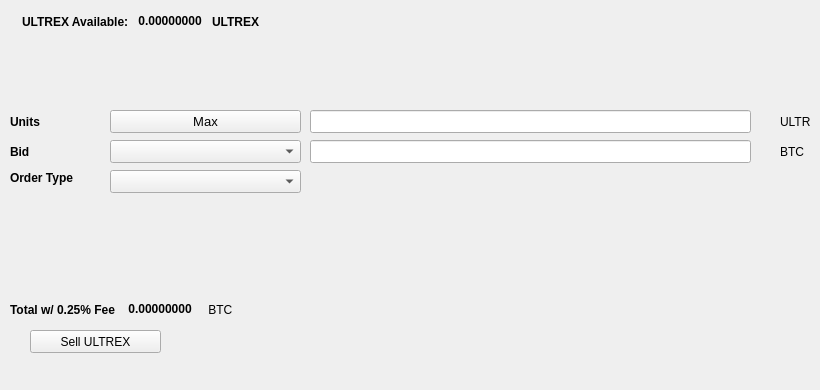
   <widget class="QWidget" name="SellTab">
    <attribute name="title">
     <string>Sell</string>
    </attribute>
    <widget class="QLabel" name="label_16">
     <property name="geometry">
      <rect>
       <x>780</x>
       <y>140</y>
       <width>31</width>
       <height>23</height>
      </rect>
     </property>
     <property name="text">
      <string>BTC</string>
     </property>
    </widget>
    <widget class="QComboBox" name="SellBidcomboBox">
     <property name="geometry">
      <rect>
       <x>110</x>
       <y>140</y>
       <width>191</width>
       <height>23</height>
      </rect>
     </property>
     <property name="font">
      <font>
       <pointsize>10</pointsize>
      </font>
     </property>
    </widget>
    <widget class="QLabel" name="label_18">
     <property name="geometry">
      <rect>
       <x>10</x>
       <y>110</y>
       <width>46</width>
       <height>23</height>
      </rect>
     </property>
     <property name="font">
      <font>
       <weight>75</weight>
       <bold>true</bold>
      </font>
     </property>
     <property name="text">
      <string>Units</string>
     </property>
    </widget>
    <widget class="QPushButton" name="Sell_Max_Amount">
     <property name="geometry">
      <rect>
       <x>110</x>
       <y>110</y>
       <width>191</width>
       <height>23</height>
      </rect>
     </property>
     <property name="font">
      <font>
       <pointsize>10</pointsize>
      </font>
     </property>
     <property name="text">
      <string>Max</string>
     </property>
    </widget>
    <widget class="QLabel" name="label_20">
     <property name="geometry">
      <rect>
       <x>10</x>
       <y>170</y>
       <width>91</width>
       <height>16</height>
      </rect>
     </property>
     <property name="font">
      <font>
       <weight>75</weight>
       <bold>true</bold>
      </font>
     </property>
     <property name="text">
      <string>Order Type</string>
     </property>
    </widget>
    <widget class="QComboBox" name="SellOrdertypeCombo">
     <property name="geometry">
      <rect>
       <x>110</x>
       <y>170</y>
       <width>191</width>
       <height>23</height>
      </rect>
     </property>
     <property name="font">
      <font>
       <pointsize>10</pointsize>
      </font>
     </property>
    </widget>
    <widget class="QLabel" name="label_21">
     <property name="geometry">
      <rect>
       <x>10</x>
       <y>140</y>
       <width>46</width>
       <height>23</height>
      </rect>
     </property>
     <property name="font">
      <font>
       <weight>75</weight>
       <bold>true</bold>
      </font>
     </property>
     <property name="text">
      <string>Bid</string>
     </property>
    </widget>
    <widget class="QLabel" name="label_22">
     <property name="geometry">
      <rect>
       <x>780</x>
       <y>110</y>
       <width>31</width>
       <height>23</height>
      </rect>
     </property>
     <property name="text">
      <string>ULTREX</string>
     </property>
    </widget>
    <widget class="QLineEdit" name="UnitsInputULTREX">
     <property name="geometry">
      <rect>
       <x>310</x>
       <y>110</y>
       <width>441</width>
       <height>23</height>
      </rect>
     </property>
     <property name="font">
      <font>
       <pointsize>9</pointsize>
       <weight>75</weight>
       <bold>true</bold>
      </font>
     </property>
    </widget>
    <widget class="QLineEdit" name="SellBidPriceEdit">
     <property name="geometry">
      <rect>
       <x>310</x>
       <y>140</y>
       <width>441</width>
       <height>23</height>
      </rect>
     </property>
     <property name="font">
      <font>
       <pointsize>9</pointsize>
       <weight>75</weight>
       <bold>true</bold>
      </font>
     </property>
    </widget>
    <widget class="QPushButton" name="SellULTREXBTN">
     <property name="geometry">
      <rect>
       <x>30</x>
       <y>330</y>
       <width>131</width>
       <height>23</height>
      </rect>
     </property>
     <property name="text">
      <string>Sell ULTREX</string>
     </property>
     <property name="icon">
      <iconset resource="../ultrachaint">
       <normaloff>:/icons/bitcoin</normaloff>:/icons/bitcoin</iconset>
     </property>
    </widget>
    <widget class="QWidget" name="layoutWidget3">
     <property name="geometry">
      <rect>
       <x>22</x>
       <y>12</y>
       <width>258</width>
       <height>19</height>
      </rect>
     </property>
     <layout class="QHBoxLayout" name="horizontalLayout">
      <item>
       <widget class="QLabel" name="label232_2">
        <property name="font">
         <font>
          <weight>75</weight>
          <bold>true</bold>
         </font>
        </property>
        <property name="text">
         <string>ULTREX Available:</string>
        </property>
       </widget>
      </item>
      <item>
       <widget class="QLabel" name="ULTREXAvailableLabel">
        <property name="palette">
         <palette>
          <active>
           <colorrole role="WindowText">
            <brush brushstyle="SolidPattern">
             <color alpha="255">
              <red>0</red>
              <green>0</green>
              <blue>0</blue>
             </color>
            </brush>
           </colorrole>
           <colorrole role="Button">
            <brush brushstyle="SolidPattern">
             <color alpha="255">
              <red>0</red>
              <green>170</green>
              <blue>0</blue>
             </color>
            </brush>
           </colorrole>
           <colorrole role="Light">
            <brush brushstyle="SolidPattern">
             <color alpha="255">
              <red>0</red>
              <green>255</green>
              <blue>0</blue>
             </color>
            </brush>
           </colorrole>
           <colorrole role="Midlight">
            <brush brushstyle="SolidPattern">
             <color alpha="255">
              <red>0</red>
              <green>212</green>
              <blue>0</blue>
             </color>
            </brush>
           </colorrole>
           <colorrole role="Dark">
            <brush brushstyle="SolidPattern">
             <color alpha="255">
              <red>0</red>
              <green>85</green>
              <blue>0</blue>
             </color>
            </brush>
           </colorrole>
           <colorrole role="Mid">
            <brush brushstyle="SolidPattern">
             <color alpha="255">
              <red>0</red>
              <green>113</green>
              <blue>0</blue>
             </color>
            </brush>
           </colorrole>
           <colorrole role="Text">
            <brush brushstyle="SolidPattern">
             <color alpha="255">
              <red>0</red>
              <green>170</green>
              <blue>0</blue>
             </color>
            </brush>
           </colorrole>
           <colorrole role="BrightText">
            <brush brushstyle="SolidPattern">
             <color alpha="255">
              <red>255</red>
              <green>255</green>
              <blue>255</blue>
             </color>
            </brush>
           </colorrole>
           <colorrole role="ButtonText">
            <brush brushstyle="SolidPattern">
             <color alpha="255">
              <red>0</red>
              <green>0</green>
              <blue>0</blue>
             </color>
            </brush>
           </colorrole>
           <colorrole role="Base">
            <brush brushstyle="SolidPattern">
             <color alpha="255">
              <red>255</red>
              <green>255</green>
              <blue>255</blue>
             </color>
            </brush>
           </colorrole>
           <colorrole role="Window">
            <brush brushstyle="SolidPattern">
             <color alpha="255">
              <red>0</red>
              <green>170</green>
              <blue>0</blue>
             </color>
            </brush>
           </colorrole>
           <colorrole role="Shadow">
            <brush brushstyle="SolidPattern">
             <color alpha="255">
              <red>0</red>
              <green>0</green>
              <blue>0</blue>
             </color>
            </brush>
           </colorrole>
           <colorrole role="AlternateBase">
            <brush brushstyle="SolidPattern">
             <color alpha="255">
              <red>127</red>
              <green>212</green>
              <blue>127</blue>
             </color>
            </brush>
           </colorrole>
           <colorrole role="ToolTipBase">
            <brush brushstyle="SolidPattern">
             <color alpha="255">
              <red>255</red>
              <green>255</green>
              <blue>220</blue>
             </color>
            </brush>
           </colorrole>
           <colorrole role="ToolTipText">
            <brush brushstyle="SolidPattern">
             <color alpha="255">
              <red>0</red>
              <green>0</green>
              <blue>0</blue>
             </color>
            </brush>
           </colorrole>
          </active>
          <inactive>
           <colorrole role="WindowText">
            <brush brushstyle="SolidPattern">
             <color alpha="255">
              <red>0</red>
              <green>0</green>
              <blue>0</blue>
             </color>
            </brush>
           </colorrole>
           <colorrole role="Button">
            <brush brushstyle="SolidPattern">
             <color alpha="255">
              <red>0</red>
              <green>170</green>
              <blue>0</blue>
             </color>
            </brush>
           </colorrole>
           <colorrole role="Light">
            <brush brushstyle="SolidPattern">
             <color alpha="255">
              <red>0</red>
              <green>255</green>
              <blue>0</blue>
             </color>
            </brush>
           </colorrole>
           <colorrole role="Midlight">
            <brush brushstyle="SolidPattern">
             <color alpha="255">
              <red>0</red>
              <green>212</green>
              <blue>0</blue>
             </color>
            </brush>
           </colorrole>
           <colorrole role="Dark">
            <brush brushstyle="SolidPattern">
             <color alpha="255">
              <red>0</red>
              <green>85</green>
              <blue>0</blue>
             </color>
            </brush>
           </colorrole>
           <colorrole role="Mid">
            <brush brushstyle="SolidPattern">
             <color alpha="255">
              <red>0</red>
              <green>113</green>
              <blue>0</blue>
             </color>
            </brush>
           </colorrole>
           <colorrole role="Text">
            <brush brushstyle="SolidPattern">
             <color alpha="255">
              <red>0</red>
              <green>170</green>
              <blue>0</blue>
             </color>
            </brush>
           </colorrole>
           <colorrole role="BrightText">
            <brush brushstyle="SolidPattern">
             <color alpha="255">
              <red>255</red>
              <green>255</green>
              <blue>255</blue>
             </color>
            </brush>
           </colorrole>
           <colorrole role="ButtonText">
            <brush brushstyle="SolidPattern">
             <color alpha="255">
              <red>0</red>
              <green>0</green>
              <blue>0</blue>
             </color>
            </brush>
           </colorrole>
           <colorrole role="Base">
            <brush brushstyle="SolidPattern">
             <color alpha="255">
              <red>255</red>
              <green>255</green>
              <blue>255</blue>
             </color>
            </brush>
           </colorrole>
           <colorrole role="Window">
            <brush brushstyle="SolidPattern">
             <color alpha="255">
              <red>0</red>
              <green>170</green>
              <blue>0</blue>
             </color>
            </brush>
           </colorrole>
           <colorrole role="Shadow">
            <brush brushstyle="SolidPattern">
             <color alpha="255">
              <red>0</red>
              <green>0</green>
              <blue>0</blue>
             </color>
            </brush>
           </colorrole>
           <colorrole role="AlternateBase">
            <brush brushstyle="SolidPattern">
             <color alpha="255">
              <red>127</red>
              <green>212</green>
              <blue>127</blue>
             </color>
            </brush>
           </colorrole>
           <colorrole role="ToolTipBase">
            <brush brushstyle="SolidPattern">
             <color alpha="255">
              <red>255</red>
              <green>255</green>
              <blue>220</blue>
             </color>
            </brush>
           </colorrole>
           <colorrole role="ToolTipText">
            <brush brushstyle="SolidPattern">
             <color alpha="255">
              <red>0</red>
              <green>0</green>
              <blue>0</blue>
             </color>
            </brush>
           </colorrole>
          </inactive>
          <disabled>
           <colorrole role="WindowText">
            <brush brushstyle="SolidPattern">
             <color alpha="255">
              <red>0</red>
              <green>85</green>
              <blue>0</blue>
             </color>
            </brush>
           </colorrole>
           <colorrole role="Button">
            <brush brushstyle="SolidPattern">
             <color alpha="255">
              <red>0</red>
              <green>170</green>
              <blue>0</blue>
             </color>
            </brush>
           </colorrole>
           <colorrole role="Light">
            <brush brushstyle="SolidPattern">
             <color alpha="255">
              <red>0</red>
              <green>255</green>
              <blue>0</blue>
             </color>
            </brush>
           </colorrole>
           <colorrole role="Midlight">
            <brush brushstyle="SolidPattern">
             <color alpha="255">
              <red>0</red>
              <green>212</green>
              <blue>0</blue>
             </color>
            </brush>
           </colorrole>
           <colorrole role="Dark">
            <brush brushstyle="SolidPattern">
             <color alpha="255">
              <red>0</red>
              <green>85</green>
              <blue>0</blue>
             </color>
            </brush>
           </colorrole>
           <colorrole role="Mid">
            <brush brushstyle="SolidPattern">
             <color alpha="255">
              <red>0</red>
              <green>113</green>
              <blue>0</blue>
             </color>
            </brush>
           </colorrole>
           <colorrole role="Text">
            <brush brushstyle="SolidPattern">
             <color alpha="255">
              <red>0</red>
              <green>85</green>
              <blue>0</blue>
             </color>
            </brush>
           </colorrole>
           <colorrole role="BrightText">
            <brush brushstyle="SolidPattern">
             <color alpha="255">
              <red>255</red>
              <green>255</green>
              <blue>255</blue>
             </color>
            </brush>
           </colorrole>
           <colorrole role="ButtonText">
            <brush brushstyle="SolidPattern">
             <color alpha="255">
              <red>0</red>
              <green>85</green>
              <blue>0</blue>
             </color>
            </brush>
           </colorrole>
           <colorrole role="Base">
            <brush brushstyle="SolidPattern">
             <color alpha="255">
              <red>0</red>
              <green>170</green>
              <blue>0</blue>
             </color>
            </brush>
           </colorrole>
           <colorrole role="Window">
            <brush brushstyle="SolidPattern">
             <color alpha="255">
              <red>0</red>
              <green>170</green>
              <blue>0</blue>
             </color>
            </brush>
           </colorrole>
           <colorrole role="Shadow">
            <brush brushstyle="SolidPattern">
             <color alpha="255">
              <red>0</red>
              <green>0</green>
              <blue>0</blue>
             </color>
            </brush>
           </colorrole>
           <colorrole role="AlternateBase">
            <brush brushstyle="SolidPattern">
             <color alpha="255">
              <red>0</red>
              <green>170</green>
              <blue>0</blue>
             </color>
            </brush>
           </colorrole>
           <colorrole role="ToolTipBase">
            <brush brushstyle="SolidPattern">
             <color alpha="255">
              <red>255</red>
              <green>255</green>
              <blue>220</blue>
             </color>
            </brush>
           </colorrole>
           <colorrole role="ToolTipText">
            <brush brushstyle="SolidPattern">
             <color alpha="255">
              <red>0</red>
              <green>0</green>
              <blue>0</blue>
             </color>
            </brush>
           </colorrole>
          </disabled>
         </palette>
        </property>
        <property name="font">
         <font>
          <weight>75</weight>
          <bold>true</bold>
         </font>
        </property>
        <property name="text">
         <string> 0.00000000 </string>
        </property>
        <property name="textInteractionFlags">
         <set>Qt::LinksAccessibleByMouse|Qt::TextSelectableByKeyboard|Qt::TextSelectableByMouse</set>
        </property>
       </widget>
      </item>
      <item>
       <widget class="QLabel" name="labelULTREX">
        <property name="font">
         <font>
          <weight>75</weight>
          <bold>true</bold>
         </font>
        </property>
        <property name="text">
         <string>ULTREX</string>
        </property>
       </widget>
      </item>
     </layout>
    </widget>
    <widget class="QWidget" name="layoutWidget">
     <property name="geometry">
      <rect>
       <x>10</x>
       <y>300</y>
       <width>268</width>
       <height>19</height>
      </rect>
     </property>
     <layout class="QHBoxLayout" name="horizontalLayout_2">
      <item>
       <widget class="QLabel" name="label_19">
        <property name="font">
         <font>
          <weight>75</weight>
          <bold>true</bold>
         </font>
        </property>
        <property name="text">
         <string>Total w/ 0.25% Fee </string>
        </property>
       </widget>
      </item>
      <item>
       <widget class="QLabel" name="SellCostLabel">
        <property name="palette">
         <palette>
          <active>
           <colorrole role="WindowText">
            <brush brushstyle="SolidPattern">
             <color alpha="255">
              <red>0</red>
              <green>0</green>
              <blue>0</blue>
             </color>
            </brush>
           </colorrole>
           <colorrole role="Button">
            <brush brushstyle="SolidPattern">
             <color alpha="255">
              <red>0</red>
              <green>170</green>
              <blue>0</blue>
             </color>
            </brush>
           </colorrole>
           <colorrole role="Light">
            <brush brushstyle="SolidPattern">
             <color alpha="255">
              <red>0</red>
              <green>255</green>
              <blue>0</blue>
             </color>
            </brush>
           </colorrole>
           <colorrole role="Midlight">
            <brush brushstyle="SolidPattern">
             <color alpha="255">
              <red>0</red>
              <green>212</green>
              <blue>0</blue>
             </color>
            </brush>
           </colorrole>
           <colorrole role="Dark">
            <brush brushstyle="SolidPattern">
             <color alpha="255">
              <red>0</red>
              <green>85</green>
              <blue>0</blue>
             </color>
            </brush>
           </colorrole>
           <colorrole role="Mid">
            <brush brushstyle="SolidPattern">
             <color alpha="255">
              <red>0</red>
              <green>113</green>
              <blue>0</blue>
             </color>
            </brush>
           </colorrole>
           <colorrole role="Text">
            <brush brushstyle="SolidPattern">
             <color alpha="255">
              <red>0</red>
              <green>170</green>
              <blue>0</blue>
             </color>
            </brush>
           </colorrole>
           <colorrole role="BrightText">
            <brush brushstyle="SolidPattern">
             <color alpha="255">
              <red>255</red>
              <green>255</green>
              <blue>255</blue>
             </color>
            </brush>
           </colorrole>
           <colorrole role="ButtonText">
            <brush brushstyle="SolidPattern">
             <color alpha="255">
              <red>0</red>
              <green>0</green>
              <blue>0</blue>
             </color>
            </brush>
           </colorrole>
           <colorrole role="Base">
            <brush brushstyle="SolidPattern">
             <color alpha="255">
              <red>255</red>
              <green>255</green>
              <blue>255</blue>
             </color>
            </brush>
           </colorrole>
           <colorrole role="Window">
            <brush brushstyle="SolidPattern">
             <color alpha="255">
              <red>0</red>
              <green>170</green>
              <blue>0</blue>
             </color>
            </brush>
           </colorrole>
           <colorrole role="Shadow">
            <brush brushstyle="SolidPattern">
             <color alpha="255">
              <red>0</red>
              <green>0</green>
              <blue>0</blue>
             </color>
            </brush>
           </colorrole>
           <colorrole role="AlternateBase">
            <brush brushstyle="SolidPattern">
             <color alpha="255">
              <red>127</red>
              <green>212</green>
              <blue>127</blue>
             </color>
            </brush>
           </colorrole>
           <colorrole role="ToolTipBase">
            <brush brushstyle="SolidPattern">
             <color alpha="255">
              <red>255</red>
              <green>255</green>
              <blue>220</blue>
             </color>
            </brush>
           </colorrole>
           <colorrole role="ToolTipText">
            <brush brushstyle="SolidPattern">
             <color alpha="255">
              <red>0</red>
              <green>0</green>
              <blue>0</blue>
             </color>
            </brush>
           </colorrole>
          </active>
          <inactive>
           <colorrole role="WindowText">
            <brush brushstyle="SolidPattern">
             <color alpha="255">
              <red>0</red>
              <green>0</green>
              <blue>0</blue>
             </color>
            </brush>
           </colorrole>
           <colorrole role="Button">
            <brush brushstyle="SolidPattern">
             <color alpha="255">
              <red>0</red>
              <green>170</green>
              <blue>0</blue>
             </color>
            </brush>
           </colorrole>
           <colorrole role="Light">
            <brush brushstyle="SolidPattern">
             <color alpha="255">
              <red>0</red>
              <green>255</green>
              <blue>0</blue>
             </color>
            </brush>
           </colorrole>
           <colorrole role="Midlight">
            <brush brushstyle="SolidPattern">
             <color alpha="255">
              <red>0</red>
              <green>212</green>
              <blue>0</blue>
             </color>
            </brush>
           </colorrole>
           <colorrole role="Dark">
            <brush brushstyle="SolidPattern">
             <color alpha="255">
              <red>0</red>
              <green>85</green>
              <blue>0</blue>
             </color>
            </brush>
           </colorrole>
           <colorrole role="Mid">
            <brush brushstyle="SolidPattern">
             <color alpha="255">
              <red>0</red>
              <green>113</green>
              <blue>0</blue>
             </color>
            </brush>
           </colorrole>
           <colorrole role="Text">
            <brush brushstyle="SolidPattern">
             <color alpha="255">
              <red>0</red>
              <green>170</green>
              <blue>0</blue>
             </color>
            </brush>
           </colorrole>
           <colorrole role="BrightText">
            <brush brushstyle="SolidPattern">
             <color alpha="255">
              <red>255</red>
              <green>255</green>
              <blue>255</blue>
             </color>
            </brush>
           </colorrole>
           <colorrole role="ButtonText">
            <brush brushstyle="SolidPattern">
             <color alpha="255">
              <red>0</red>
              <green>0</green>
              <blue>0</blue>
             </color>
            </brush>
           </colorrole>
           <colorrole role="Base">
            <brush brushstyle="SolidPattern">
             <color alpha="255">
              <red>255</red>
              <green>255</green>
              <blue>255</blue>
             </color>
            </brush>
           </colorrole>
           <colorrole role="Window">
            <brush brushstyle="SolidPattern">
             <color alpha="255">
              <red>0</red>
              <green>170</green>
              <blue>0</blue>
             </color>
            </brush>
           </colorrole>
           <colorrole role="Shadow">
            <brush brushstyle="SolidPattern">
             <color alpha="255">
              <red>0</red>
              <green>0</green>
              <blue>0</blue>
             </color>
            </brush>
           </colorrole>
           <colorrole role="AlternateBase">
            <brush brushstyle="SolidPattern">
             <color alpha="255">
              <red>127</red>
              <green>212</green>
              <blue>127</blue>
             </color>
            </brush>
           </colorrole>
           <colorrole role="ToolTipBase">
            <brush brushstyle="SolidPattern">
             <color alpha="255">
              <red>255</red>
              <green>255</green>
              <blue>220</blue>
             </color>
            </brush>
           </colorrole>
           <colorrole role="ToolTipText">
            <brush brushstyle="SolidPattern">
             <color alpha="255">
              <red>0</red>
              <green>0</green>
              <blue>0</blue>
             </color>
            </brush>
           </colorrole>
          </inactive>
          <disabled>
           <colorrole role="WindowText">
            <brush brushstyle="SolidPattern">
             <color alpha="255">
              <red>0</red>
              <green>85</green>
              <blue>0</blue>
             </color>
            </brush>
           </colorrole>
           <colorrole role="Button">
            <brush brushstyle="SolidPattern">
             <color alpha="255">
              <red>0</red>
              <green>170</green>
              <blue>0</blue>
             </color>
            </brush>
           </colorrole>
           <colorrole role="Light">
            <brush brushstyle="SolidPattern">
             <color alpha="255">
              <red>0</red>
              <green>255</green>
              <blue>0</blue>
             </color>
            </brush>
           </colorrole>
           <colorrole role="Midlight">
            <brush brushstyle="SolidPattern">
             <color alpha="255">
              <red>0</red>
              <green>212</green>
              <blue>0</blue>
             </color>
            </brush>
           </colorrole>
           <colorrole role="Dark">
            <brush brushstyle="SolidPattern">
             <color alpha="255">
              <red>0</red>
              <green>85</green>
              <blue>0</blue>
             </color>
            </brush>
           </colorrole>
           <colorrole role="Mid">
            <brush brushstyle="SolidPattern">
             <color alpha="255">
              <red>0</red>
              <green>113</green>
              <blue>0</blue>
             </color>
            </brush>
           </colorrole>
           <colorrole role="Text">
            <brush brushstyle="SolidPattern">
             <color alpha="255">
              <red>0</red>
              <green>85</green>
              <blue>0</blue>
             </color>
            </brush>
           </colorrole>
           <colorrole role="BrightText">
            <brush brushstyle="SolidPattern">
             <color alpha="255">
              <red>255</red>
              <green>255</green>
              <blue>255</blue>
             </color>
            </brush>
           </colorrole>
           <colorrole role="ButtonText">
            <brush brushstyle="SolidPattern">
             <color alpha="255">
              <red>0</red>
              <green>85</green>
              <blue>0</blue>
             </color>
            </brush>
           </colorrole>
           <colorrole role="Base">
            <brush brushstyle="SolidPattern">
             <color alpha="255">
              <red>0</red>
              <green>170</green>
              <blue>0</blue>
             </color>
            </brush>
           </colorrole>
           <colorrole role="Window">
            <brush brushstyle="SolidPattern">
             <color alpha="255">
              <red>0</red>
              <green>170</green>
              <blue>0</blue>
             </color>
            </brush>
           </colorrole>
           <colorrole role="Shadow">
            <brush brushstyle="SolidPattern">
             <color alpha="255">
              <red>0</red>
              <green>0</green>
              <blue>0</blue>
             </color>
            </brush>
           </colorrole>
           <colorrole role="AlternateBase">
            <brush brushstyle="SolidPattern">
             <color alpha="255">
              <red>0</red>
              <green>170</green>
              <blue>0</blue>
             </color>
            </brush>
           </colorrole>
           <colorrole role="ToolTipBase">
            <brush brushstyle="SolidPattern">
             <color alpha="255">
              <red>255</red>
              <green>255</green>
              <blue>220</blue>
             </color>
            </brush>
           </colorrole>
           <colorrole role="ToolTipText">
            <brush brushstyle="SolidPattern">
             <color alpha="255">
              <red>0</red>
              <green>0</green>
              <blue>0</blue>
             </color>
            </brush>
           </colorrole>
          </disabled>
         </palette>
        </property>
        <property name="font">
         <font>
          <weight>75</weight>
          <bold>true</bold>
         </font>
        </property>
        <property name="autoFillBackground">
         <bool>false</bool>
        </property>
        <property name="text">
         <string> 0.00000000</string>
        </property>
        <property name="textInteractionFlags">
         <set>Qt::LinksAccessibleByMouse|Qt::TextSelectableByMouse</set>
        </property>
       </widget>
      </item>
      <item>
       <widget class="QLabel" name="label_17">
        <property name="font">
         <font>
          <weight>50</weight>
          <bold>false</bold>
         </font>
        </property>
        <property name="text">
         <string> BTC</string>
        </property>
       </widget>
      </item>
     </layout>
    </widget>
    <widget class="QLabel" name="label_23">
     <property name="geometry">
      <rect>
       <x>460</x>
       <y>300</y>
       <width>281</width>
       <height>81</height>
      </rect>
     </property>
     <property name="text">
      <string/>
     </property>
     <property name="pixmap">
      <pixmap>:/images/bittrex</pixmap>
     </property>
    </widget>
   </widget>
